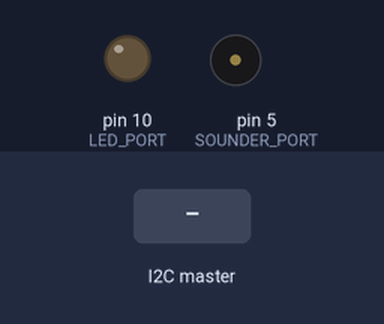
This sketch was run on a simulated Arduino Uno, built for the host (arithmetic inside an expression is 32-bit, double 64-bit). Parts: output pins drawn as LEDs (lit = HIGH), buzzer (waves = sounding). Inputs (shaded band) come from the test bench.

Above: at 1.2 s.
1.3 s: the I2C master sends the byte 1
At 2.3 s:
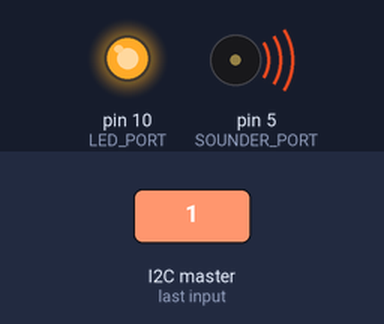
2.8 s: the I2C master sends the byte 0
At 3.5 s:
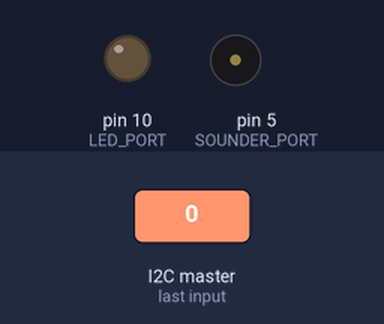
Timing chart, 0 to 5.8 s (numbered marks = the images above; inputs shaded):
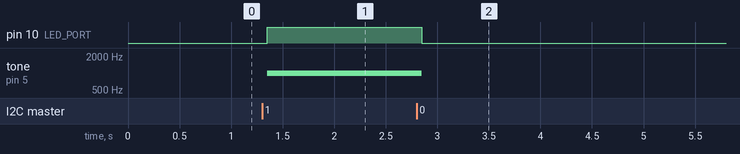

The sketch:

slave.ino
```cpp
#include <Wire.h>

const int SOUNDER_PORT = 5;
const int LED_PORT = 10;
int number = -1;
bool flag = false;

void setup() {

  pinMode(LED_PORT, OUTPUT);

  pinMode(SOUNDER_PORT, OUTPUT);
  analogReference(INTERNAL1V1);

  Wire.begin(1);
  Wire.onReceive(temp);
}

void loop() {
    if(flag) {
      tone(SOUNDER_PORT, 1000, 100);
      digitalWrite(LED_PORT, HIGH);
    } else {
        noTone(SOUNDER_PORT);
        digitalWrite(LED_PORT, LOW);
      }
}

void temp(int n) {
  number = Wire.read();
  if(number == 1) {
    flag = true;
  } else if(number == 0) {
    flag = false;
  }
}
```

Measured:
- after the input at 1.3 s, pin 10 (LED_PORT): LOW → HIGH after 0.05 s; tone on pin 5 (SOUNDER_PORT): silent → 1000 Hz after 0.05 s
- after the input at 2.8 s, pin 10 (LED_PORT): HIGH → LOW after 0.05 s; tone on pin 5 (SOUNDER_PORT): 1000 Hz → silent after 0.05 s
